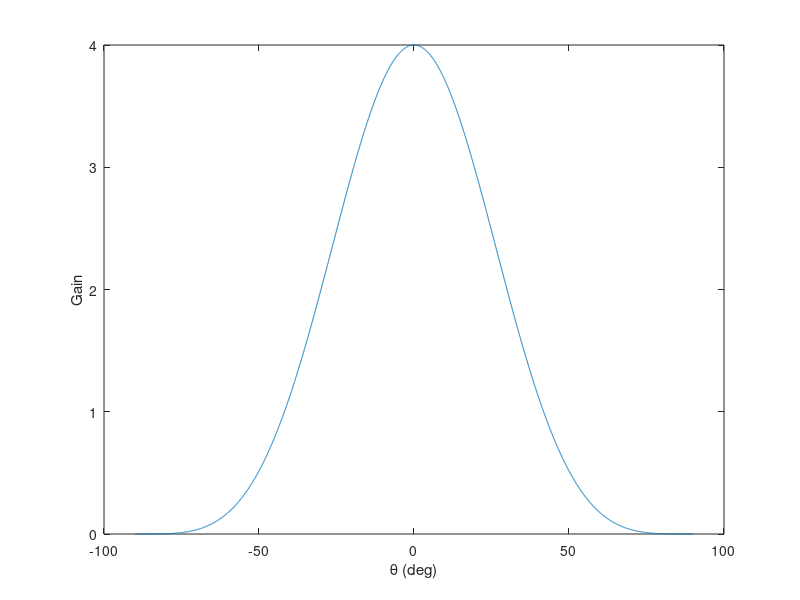

Write the MATLAB code that produced this figure.
%final version for beamforming
close all;
clear all;
cd('C:\Users\Yumi\OneDrive - The University of Manchester\Documents\3rd year Individual Project\Model');


f=1000;
c=3e8; %sped of light
lambda = c/f;
k = 2*pi/lambda;

d=lambda/2;
n=2;

theta0 = 0;
theta = linspace(-90,90,4000);

%psi = (k.*d.*(sind(theta)-sind(theta0)));

gain = (sin(n.*(k.*d.*(sind(theta)-sind(theta0)))./2)./sin((k.*d.*(sind(theta)-sind(theta0)))./2)).^2;

plot(theta, gain);
xlabel('\theta (deg)');
ylabel('Gain');

save("BeamformingGain_n2.mat","gain","theta")
